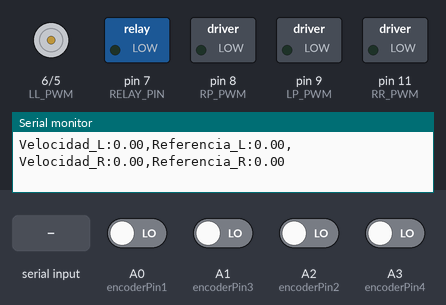
Bench run of a sketch on a simulated Arduino Uno, built with avr-gcc and run on an emulated ATmega328P. Parts: motor-driver pin pairs drawn as motors (green arrow = first pin HIGH = forward, orange = second pin HIGH = backward, longer = more drive, scaled by the enable pin), switched loads named in the sketch (green lamp = pin HIGH), the last lines printed to the serial monitor. The inputs (shaded band) are chosen by the test bench; at power-on: A0 (encoderPin1), A1 (encoderPin3), A2 (encoderPin2), A3 (encoderPin4) LOW.

Above: at 1.2 s.
1.3 s: "move,1\n" received over Serial
4.3 s: "on\n" received over Serial
At 4.8 s:
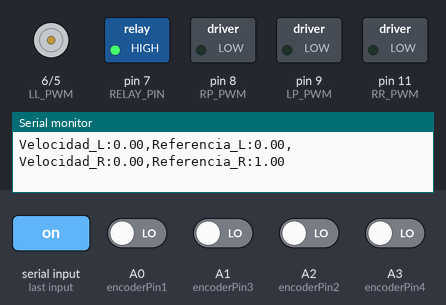
7.3 s: "move,150\n" received over Serial
8.8 s: "stop\n" received over Serial
At 9.3 s:
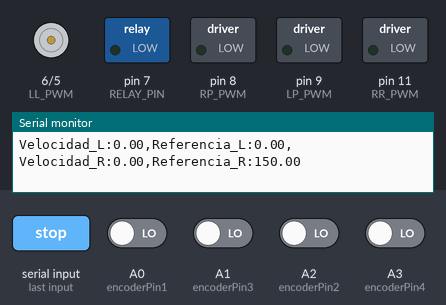
Timing chart, 0 to 11.3 s (numbered marks = the images above; inputs shaded):
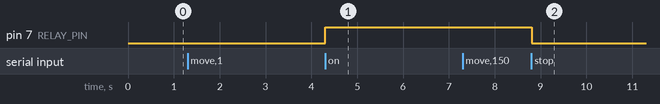

The sketch:

Motor_closed_loopv2.ino
```cpp
// Pines de motor PWM (ajusta según tu conexión)
const int LL_PWM = 6;
const int LR_PWM = 5;
const int RL_PWM = 10;
const int RR_PWM = 11;
// Pines de motores de la pala
const int LP_PWM = 9;
const int RP_PWM = 8;


const int RELAY_PIN = 7;  // Pin para el relé

const int encoderPin1 = A0; //Pin encoder Motor L
const int encoderPin2 = A2; //Pin encoder Motor R
const int encoderPin3 = A1; //Pin encoder Motor Pala L
const int encoderPin4 = A3; //Pin encoder Motor Pala R

//Variables de encoder
int estadoAnterior_encoder1 = LOW;
int estadoAnterior_encoder2 = LOW;
volatile unsigned int contadorPulsos_encoder1 = 0;
volatile unsigned int contadorPulsos_encoder2 = 0;
int estadoAnterior_encoder3 = LOW;
int estadoAnterior_encoder4 = LOW;
volatile unsigned int contadorPulsos_encoder3 = 0;
volatile unsigned int contadorPulsos_encoder4 = 0;
const int PULSOS_POR_REV = 480;

//Control de lazo cerrado
// Parámetros PID motor L
float Kp1 = 1.0;
float Ki1 = 2.5;
float Kd1 = 0.0;

float error_previo1 = 0;
float integral1 = 0;

// Parámetros PID motor R
float Kp2 = 1.0;
float Ki2 = 2.5;
float Kd2 = 0.0;

float error_previo2 = 0;
float integral2 = 0;

// Parámetros PID motor pala L
float Kp3 = 1.0;
float Ki3 = 2.5;
float Kd3 = 0.0;

float error_previo3 = 0;
float integral3 = 0;

// Parámetros PID motor pala R
float Kp4 = 1.0;
float Ki4 = 2.5;
float Kd4 = 0.0;

float error_previo4 = 0;
float integral4 = 0;

// Variables PID
float velocidad_ref_L = 0;
float velocidad_ref_R = 0;
float velocidad_pala_ref_L = 0;
float velocidad_pala_ref_R = 0;
float output1 = 0;
float output2 = 0;
float output3 = 0;
float output4 = 0;

//Parámetros de Muestreo
unsigned long tiempoAnterior = 0;
const unsigned int intervaloMuestreo = 100; //50ms 20 Hz > 2*5.5 Hz por Nyquist

void setup() {
  // Pines de PWM de motores como salida
  pinMode(LR_PWM, OUTPUT);
  pinMode(LL_PWM, OUTPUT);
  pinMode(RR_PWM, OUTPUT);
  pinMode(RL_PWM, OUTPUT);
  pinMode(LP_PWM, OUTPUT);
  pinMode(RP_PWM, OUTPUT);

  //Pin de relé como salida
  pinMode(RELAY_PIN, OUTPUT);

  //Pin de encoder como entrada
  pinMode(encoderPin1, INPUT);

  // Iniciar comunicación serial
  Serial.begin(9600);

  //Estado inicial del relé
  digitalWrite(RELAY_PIN, LOW);

  //Tiempo de inicio controlador PID
  tiempoAnterior = millis();
}

void loop() {
//Detección de flancos de subida
int estadoActual_encoder1 = digitalRead(encoderPin1);
int estadoActual_encoder2 = digitalRead(encoderPin2);
if (estadoActual_encoder1 == HIGH && estadoAnterior_encoder1 == LOW) {
    contadorPulsos_encoder1++;  // Flanco de subida detectado
  }
if (estadoActual_encoder2 == HIGH && estadoAnterior_encoder2 == LOW) {
    contadorPulsos_encoder2++;  // Flanco de subida detectado
  }
estadoAnterior_encoder1 = estadoActual_encoder1;
estadoAnterior_encoder2 = estadoActual_encoder2;

int estadoActual_encoder3 = digitalRead(encoderPin3);
int estadoActual_encoder4 = digitalRead(encoderPin4);
if (estadoActual_encoder3 == HIGH && estadoAnterior_encoder3 == LOW) {
    contadorPulsos_encoder3++;  // Flanco de subida detectado
  }
if (estadoActual_encoder4 == HIGH && estadoAnterior_encoder4 == LOW) {
    contadorPulsos_encoder4++;  // Flanco de subida detectado
  }
estadoAnterior_encoder3 = estadoActual_encoder3;
estadoAnterior_encoder4 = estadoActual_encoder4;


//Cálculo de velocidad motores (Medición de encoder y estado actual)
unsigned long tiempoActual = millis();
if (tiempoActual - tiempoAnterior >= intervaloMuestreo) {
    float deltaTiempoSegundos = (tiempoActual - tiempoAnterior) / 1000.0;
    float revoluciones_encoder1 = (float)contadorPulsos_encoder1 / PULSOS_POR_REV;
    float velocidadRPS_encoder1 = revoluciones_encoder1 / deltaTiempoSegundos;     // revoluciones por segundo
    float velocidadRPM_encoder1 = velocidadRPS_encoder1 * 60.0;                     // revoluciones por minuto

    float revoluciones_encoder2 = (float)contadorPulsos_encoder2 / PULSOS_POR_REV;
    float velocidadRPS_encoder2 = revoluciones_encoder2 / deltaTiempoSegundos;     // revoluciones por segundo
    float velocidadRPM_encoder2 = velocidadRPS_encoder2 * 60.0;                     // revoluciones por minuto

    float revoluciones_encoder3 = (float)contadorPulsos_encoder3 / PULSOS_POR_REV;
    float velocidadRPS_encoder3 = revoluciones_encoder3 / deltaTiempoSegundos;     // revoluciones por segundo
    float velocidadRPM_encoder3 = velocidadRPS_encoder3 * 60.0;                     // revoluciones por minuto

    float revoluciones_encoder4 = (float)contadorPulsos_encoder4 / PULSOS_POR_REV;
    float velocidadRPS_encoder4 = revoluciones_encoder4 / deltaTiempoSegundos;     // revoluciones por segundo
    float velocidadRPM_encoder4 = velocidadRPS_encoder4 * 60.0;                     // revoluciones por minuto

    Serial.print("Velocidad_L:");
    Serial.print(velocidadRPM_encoder2);
    Serial.print(",");
    Serial.print("Referencia_L:");
    Serial.print(velocidad_ref_L);
    Serial.print(",");
    Serial.print("Velocidad_R:");
    Serial.print(velocidadRPM_encoder1);
    Serial.print(",");
    Serial.print("Referencia_R:");
    Serial.println(velocidad_ref_R);
    //Serial.print(" RPM, ");
    //Serial.print(velocidadRadS);
    //Serial.println(" rad/s");

    //Cálculos PID 1
    float error1 = abs(velocidad_ref_R) - velocidadRPM_encoder1;
    integral1 += error1 * deltaTiempoSegundos;
    float derivada1 = (error1 - error_previo1) / deltaTiempoSegundos;

    //Salida PID 1

    output1 = Kp1 * error1 + Ki1 * integral1 + Kd1 * derivada1;
    output1 = constrain(output1, 0, 100); //Limitar PID a rango de PWM de analogWrite

    //Cálculos PID 2
    float error2 = abs(velocidad_ref_L) - velocidadRPM_encoder2;
    integral2 += error2 * deltaTiempoSegundos;
    float derivada2 = (error2 - error_previo2) / deltaTiempoSegundos;

    //Salida PID 2

    output2 = Kp2 * error2 + Ki2 * integral2 + Kd2 * derivada2;
    output2 = constrain(output2, 0, 100); //Limitar PID a rango de PWM de analogWrite

    //Cálculos PID 3
    float error3 = abs(velocidad_pala_ref_R) - velocidadRPM_encoder3;
    integral3 += error3 * deltaTiempoSegundos;
    float derivada3 = (error3 - error_previo3) / deltaTiempoSegundos;

    //Salida PID 3

    output3 = Kp3 * error3 + Ki3 * integral3 + Kd3 * derivada3;
    output3 = constrain(output3, 0, 100); //Limitar PID a rango de PWM de analogWrite

    //Cálculos PID 4
    float error4 = abs(velocidad_pala_ref_L) - velocidadRPM_encoder4;
    integral4 += error4 * deltaTiempoSegundos;
    float derivada4 = (error4 - error_previo4) / deltaTiempoSegundos;

    //Salida PID 4

    output4 = Kp4 * error4 + Ki4 * integral4 + Kd4 * derivada4;
    output4 = constrain(output4, 0, 100); //Limitar PID a rango de PWM de analogWrite

   //Establecer valores para próximo muestreo
    contadorPulsos_encoder1 = 0;
    contadorPulsos_encoder2 = 0;
    contadorPulsos_encoder3 = 0;
    contadorPulsos_encoder4 = 0;
    error_previo1 = error1;
    error_previo2 = error2;
    error_previo3 = error3;
    error_previo4 = error4;
    tiempoAnterior = tiempoActual;

  }


  //Establecimiento de velocidad para motores
if(velocidad_ref_L >= 0){
    analogWrite(LR_PWM, output1);
    analogWrite(LL_PWM, 0);
  }
else if(velocidad_ref_L < 0){
    analogWrite(LR_PWM, 0);
    analogWrite(LL_PWM, output1);
  }
if(velocidad_ref_R >= 0){
    analogWrite(RR_PWM, output2);
    analogWrite(RL_PWM, 0);
  }
else if(velocidad_ref_R < 0){
    analogWrite(RR_PWM, 0);
    analogWrite(RL_PWM, output2);
  }

  //PROBAR CON PRINTS ANTES DE PROBAR LOS MOTORES

//if(velocidad_pala_ref_L >= 0){
//    analogWrite(LP_PWM, output3);
//  }
//else if(velocidad_pala_ref_L < 0){
//    analogWrite(LR_PWM, 0);
//    analogWrite(LL_PWM, output3);
//  }
//if(velocidad_pala_ref_R >= 0){
//    analogWrite(RR_PWM, output4);
//    analogWrite(RL_PWM, 0);
//  }
//else if(velocidad_pala_ref_R < 0){
//    analogWrite(RR_PWM, 0);
//    analogWrite(RL_PWM, output4);
//  }

  //Verificar Inputs
verificarComando();
}


// Revisa si se envió "stop" mientras ejecuta ciclos
void verificarComando() {
  // Verificar si hay datos en el puerto serie
  if (Serial.available()) {
    String comando = Serial.readStringUntil('\n');
    comando.trim();  // Elimina espacios en blanco
    if (comando == "on") {
      digitalWrite(RELAY_PIN, HIGH);
      Serial.println("Ready");}
    else if (comando == "stop"){
      digitalWrite(RELAY_PIN, LOW);
      Serial.println("Emergency Stop");
    } else if (comando.indexOf(",") > 0){
      int firstComaIndex = comando.indexOf(",");
      int lastComaIndex = comando.lastIndexOf(",");
      String accion = comando.substring(0, firstComaIndex);
      if (accion == "move") {
        velocidad_ref_L = comando.substring(firstComaIndex + 1, lastComaIndex).toInt();
        velocidad_ref_R = comando.substring(lastComaIndex + 1).toInt();
        velocidad_pala_ref_L = 0;
        velocidad_pala_ref_R = 0;

        Serial.print(velocidad_ref_L);
        Serial.print(",");
        Serial.println(velocidad_ref_R);
      } else if (accion = "shovel"){
        velocidad_ref_L = 0;
        velocidad_ref_R = 0;
        velocidad_pala_ref_L = comando.substring(firstComaIndex + 1, lastComaIndex).toInt();
        velocidad_pala_ref_R = comando.substring(lastComaIndex + 1).toInt();
        }
    }

    //Resetear valores para nueva velocidad
    integral1 = 0;
    integral2 = 0;
    integral3 = 0;
    integral4 = 0;
    error_previo1 = 0;
    error_previo2 = 0;
    error_previo3 = 0;
    error_previo4 = 0;
    }
  }
```

Measured:
- after the input at 4.3 s, pin 7 (RELAY_PIN): LOW → HIGH at once
- after the input at 8.8 s, pin 7 (RELAY_PIN): HIGH → LOW at once
